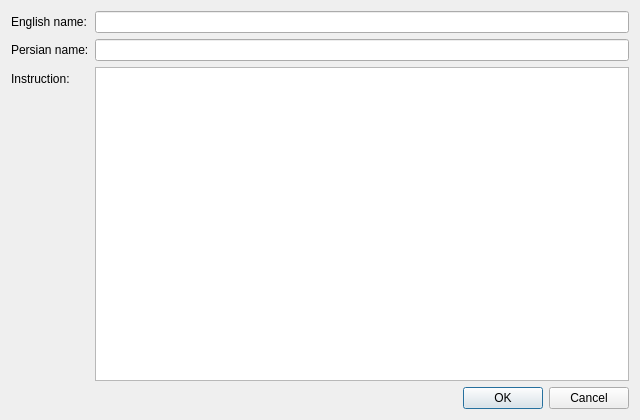
<?xml version="1.0" encoding="UTF-8"?>
<ui version="4.0">
 <class>PromptEditDialog</class>
 <widget class="QDialog" name="PromptEditDialog">
  <property name="geometry"><rect><x>0</x><y>0</y><width>640</width><height>420</height></rect></property>
  <property name="windowTitle"><string>A Prompt</string></property>
  <layout class="QFormLayout" name="formLayout">
   <item row="0" column="0"><widget class="QLabel" name="name_label"><property name="text"><string>English name:</string></property></widget></item>
   <item row="0" column="1"><widget class="QLineEdit" name="name"/></item>
   <item row="1" column="0"><widget class="QLabel" name="name_fa_label"><property name="text"><string>Persian name:</string></property></widget></item>
   <item row="1" column="1"><widget class="QLineEdit" name="name_fa"/></item>
   <item row="2" column="0"><widget class="QLabel" name="text_label"><property name="text"><string>Instruction:</string></property></widget></item>
   <item row="2" column="1"><widget class="QPlainTextEdit" name="text"/></item>
   <item row="3" column="0" colspan="2"><widget class="QDialogButtonBox" name="buttonBox"><property name="standardButtons"><set>QDialogButtonBox::Cancel|QDialogButtonBox::Ok</set></property></widget></item>
  </layout>
 </widget>
</ui>
